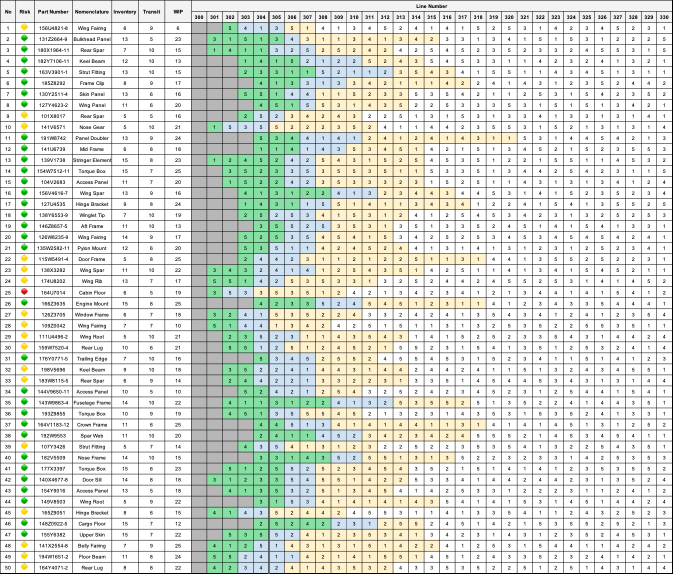
#> input picture lob_diagrams/LN.png, 1345 x 1147 px (shown at 1/2 size)
$ jupyter execute LoB.ipynb
#> lines starting #> are read from the running program, lines starting #| are printed output that depends on the picture
<h1> Line of Balance </h>

<h4> By: Sean Yoon </h4>

<h3>0. Mock Data Generation</h3>

In this section, we will generate mock data for the Line of Balance (LOB) analysis. The mock data consists of 10 unique part_number and 5 unique line_number.

[cell 1]
import csv, random, string
from collections import defaultdict

# ---------- Config ----------
NUM_PARTS   = 150
LINES       = [i for i in range(100, 131)]

# ---------- Part‑number helper ----------
def random_part():
    left  = ''.join(str(random.randint(1,9)) for _ in range(3))
    letter= random.choice(string.ascii_uppercase)
    mid   = ''.join(str(random.randint(1,9)) for _ in range(4))
    suf   = random.randint(1,15)
    return f"{left}{letter}{mid}-{suf}"

def make_unique_parts(n=NUM_PARTS):
#> called with n = 150
    parts=set()
    while len(parts)<n:
        parts.add(random_part())
    return list(parts)

PARTS = make_unique_parts()

# ---------- Reusable qty helpers ----------
rand_demand  = lambda: random.randint(1,5)   # 1‑5 inclusive
rand_supply  = lambda lo,hi: random.randint(lo,hi)

# ---------- 1. Inventory ---------------
def generate_inventory(fn="Inventory.csv"):
#> called with fn = 'Inventory.csv'
    with open(fn,'w',newline='') as f:
        w=csv.writer(f); w.writerow(["part_number","qty"])
        for p in PARTS:
            w.writerow([p, rand_supply(25,45)])
    print("Generated",fn)

# ---------- 2. Company_Line_Demand  (random qty per column) ----------
def generate_boeing_line_demand(filename="Line_Demand.csv"):
    """
    For each part–line combination choose an independent random qty (1-5).
    Result: every column (line) gets its own value; rows are not constant.
    """
#> called with filename = 'Line_Demand.csv'
    rows = []
    for part in PARTS:
        for ln in LINES:
            qty = random.randint(1, 5)      # NEW: random for every column
            rows.append((part, ln, qty))

    # sort for readability: part then line
    rows.sort(key=lambda r: (r[0], r[1]))

    with open(filename, "w", newline="") as f:
        w = csv.writer(f)
        w.writerow(["part_number", "line_number", "qty"])
        w.writerows(rows)

    print(f"Generated {filename}: random demand 1-5 per (part,line)")


# ---------- 3. Suppliers --------------
def generate_suppliers(fn="Supplier.csv"):
    with open(fn,'w',newline='') as f:
        csv.writer(f).writerows([
            ["supplier_id","name"],
            [1,"Supplier A"],
            [2,"Supplier B"],
            [3,"Supplier C"]
        ])
    print("Generated",fn)

# ---------- 4. Shipment Log -----------
def generate_shipment(fn="Supplier_Shipment.csv", rows=150):
#> called with fn = 'Supplier_Shipment.csv', rows = 150
    statuses = ["PACKING", "SHIPPED", "STAGED", "DELIVERED"]
    with open(fn, 'w', newline='') as f:
        w = csv.writer(f)
        w.writerow(["id","supplier_id","part_number","qty","status"])

        # --- guarantee one TRANSIT status per part ---
        idx = 1
        for part in PARTS:
            w.writerow([idx, 1, part, rand_supply(15,40),
                        random.choice(["PACKING","SHIPPED","STAGED"])])
            idx += 1

        # --- extra random rows to reach target ---
        for i in range(idx, rows+1):
            w.writerow([i, ((i-1)%3)+1, random.choice(PARTS),
                         rand_supply(15,40), random.choice(statuses)])
    print("Generated", fn)

# ---------- 5. Production Log ----------
def generate_production(fn="Supplier_Production_Status.csv", rows=150):
#> called with fn = 'Supplier_Production_Status.csv', rows = 150
    statuses = ["FINAL_ASSEMBLY","SUBASSEMBLY","STAGED"]
    with open(fn, 'w', newline='') as f:
        w = csv.writer(f)
        w.writerow(["id","supplier_id","part_number","qty","status"])

        # --- guarantee one WIP status per part ---
        idx = 1
        for part in PARTS:
            w.writerow([idx, 1, part, rand_supply(15,40),
                        random.choice(["FINAL_ASSEMBLY","SUBASSEMBLY"])])
            idx += 1

        # --- extra random rows ---
        for i in range(idx, rows+1):
            w.writerow([i, ((i-1)%3)+1, random.choice(PARTS),
                         rand_supply(15,40), random.choice(statuses)])
    print("Generated", fn)

# ---------- Master runner -------------
def main():
    random.seed()                      # full randomness each run
    generate_inventory()
    generate_boeing_line_demand()
    generate_suppliers()
    generate_shipment()
    generate_production()

if __name__=="__main__":
    main()

First, our line of balance will require databases from our company (Boeing) and suppliers. In the company database, we have two data tables: inventory table and demand table. Inventory table will consist of part number and quantity (qty) in stock. Demand table will consist of part number, line number, and quantity (qty) of each part required for each line.

<h3>1. Environment Setup </h3>

[cell 2]
import pandas as pd
import matplotlib.pyplot as plt
import seaborn as sns

<h3>2. Data Preparation </h3>

Forming tables from the company database and supplier database, which are expected to be in CSV format, into dataframes, allowing to perform data manipulation and analysis using pandas.

[cell 3]
# 1. Inventory data
inventory_df = pd.read_csv("Inventory.csv")  # part_number | qty

# 2. Demand data per production line
demand_df = pd.read_csv("Line_Demand.csv")   # part_number | line_number | qty

# 3. Supplier data
supplier_df = pd.read_csv("Supplier.csv")    # supplier_id | name

# 4. Shipment data (used for WIP if status is PACKING or STAGED)
shipment_df = pd.read_csv("Supplier_Shipment.csv")      # id | supplier_id | part_number | qty | status

# 5. Production status log (used for WIP if status != STAGED)
production_df = pd.read_csv("Supplier_Production_Status.csv")       # id | supplier_id | part_number | qty | status

[cell 4]
inventory_df.rename(columns={'qty': 'inventory'}, inplace=True)
demand_df.rename(columns={'qty': 'demand_qty'}, inplace=True)

To refrain confusion, we renamed 'qty' from inventory and demand tables to 'inventory' and 'demand_qty'.

<h3>3. Grouping 'Transit' and 'WIP'</h3>

In shipment and production data logs, we will sort statuses into 'Transit' and 'WIP' (Work In Progress) tables. Parts with 'PACKING', 'SHIPPED', and 'STAGED' are categorized as 'Transit', while 'FINAL_ASSEMBLY' and 'SUBASSEMBLY' are categorized as 'WIP'. This categorization helps in understanding the flow of parts through the production process.

[cell 5]
shipment_df

[cell 6]
production_df

[cell 7]
# Shipment
transit_df = shipment_df[shipment_df['status'] != 'DELIVERED'].groupby('part_number')['qty'].sum().reset_index(name='transit')

# Production
wip_df = production_df[production_df['status'] != 'STAGED'].groupby('part_number')['qty'].sum().reset_index(name='wip')

[cell 8]
transit_df

[cell 9]
wip_df

<h3>4. Merging Demand, Transit, and WIP to LoB DataFrame</h3>

In this stage, we will merge the demand, transit, and WIP dataframes into a single Line of Balance (LoB) dataframe. This will allow us to have a comprehensive view of the parts required for each line, their current status, and the quantities available.

[cell 10]
# Demand
lob_df = demand_df.copy()
lob_df = lob_df.merge(inventory_df, on='part_number', how='left')
lob_df = lob_df.merge(transit_df, on='part_number', how='left')
lob_df = lob_df.merge(wip_df, on='part_number', how='left')
lob_df['inventory'] = lob_df['inventory'].fillna(0)
lob_df['transit'] = lob_df['transit'].fillna(0)
lob_df['wip'] = lob_df['wip'].fillna(0)

<h3>5. LoB Calculation & Visualization</h3>

[cell 11]
# 1) initial supply
lob_df['initial_supply'] = lob_df['inventory'] + lob_df['transit'] + lob_df['wip']

# 2) sort & reset index
lob_df = lob_df.sort_values(['part_number','line_number'])
lob_df.reset_index(drop=True, inplace=True)

# 3) cumulative demand
lob_df['cum_demand'] = lob_df.groupby('part_number')['demand_qty'].cumsum()

# 4) remaining supply *before* each line
lob_df['prev_demand'] = lob_df.groupby('part_number')['cum_demand'].shift(fill_value=0)
lob_df['remaining_supply'] = lob_df['initial_supply'] - lob_df['prev_demand']

# 5) surplus *after* fulfilling this line
lob_df['surplus'] = lob_df['remaining_supply'] - lob_df['demand_qty']

[cell 12]
lob_df

<h4> Demand table </h4>

[cell 13]
lob_df['line_number'] = lob_df['line_number'].astype(int)
pivot_demand = lob_df.pivot_table(index='part_number', columns='line_number', values='demand_qty', fill_value=0)
pivot_demand

This is our visualization of the Line of Balance (LoB) analysis. We used matplotlib to create a color map that shows the status of each part in the production line. Green indicates that the demand of the line is met with the available inventory. Orange indicates that the demand is partially met, which the demand is greater than the inventory but could be met with the parts in transit. Yellow indicates that the demand is not met with the parts in inventory and transit but with parts in production (WIP). Red indicates that the demand is not met at all, meaning there are no parts available in inventory, transit, or WIP.

[cell 14]
from pathlib import Path
from PIL import Image
import io
import ipywidgets as widgets
from IPython.display import display

# ------------------------------------------
# 1)  Collect
# ------------------------------------------
IMG_DIR = Path("lob_diagrams")

png_files = list(IMG_DIR.glob("*.png")) + list(IMG_DIR.glob("*.PNG"))
img_files = sorted(png_files)

if not img_files:
    raise FileNotFoundError("Nothing found in 'lob_diagrams/'!")

options = {p.stem: p for p in img_files}

# ------------------------------------------
# 2)  Widgets
# ------------------------------------------
PALETTE_SIZE = 1350              #  << palette side in pixels
dd  = widgets.Dropdown(options=options, description="Choose:")
out = widgets.Output()

def make_scroll_box(path: Path) -> widgets.Box:
    """Return a scrollable square palette with a white background."""
    img = Image.open(path).convert("RGBA")         # keep alpha if it exists

    # ── sandwich on white ─────────────────────────────────────────────
    if img.mode == "RGBA":                         # only if there's transparency
        white_bg = Image.new("RGB", img.size, (255, 255, 255))
        white_bg.paste(img, mask=img.split()[3])   # 3 = alpha channel
        img = white_bg                             # now opaque RGB
    # ------------------------------------------------------------------

    buf = io.BytesIO()
    img.save(buf, format="PNG")
    buf.seek(0)
    img_widget = widgets.Image(value=buf.getvalue(), format='png')

    return widgets.Box(
        [img_widget],
        layout=widgets.Layout(
            width = f"{PALETTE_SIZE}px",
            height= f"{PALETTE_SIZE}px",
            overflow_x = "auto",
            overflow_y = "auto",
            border="1px solid #888",
            background="white"       # white palette behind the image
        )
    )


def refresh(change=None):
    out.clear_output(wait=True)
    with out:
        display(make_scroll_box(dd.value))
#> (the call stopped at in make_scroll_box, `img = Image.open(path).convert("RGBA")`: ipywidgets is not available in this run)

dd.observe(refresh, names="value")
refresh()                       # initial render
display(widgets.VBox([dd, out]))

[cell 15]
from pathlib import Path
from PIL import Image as PILImage
from IPython.display import Image as IPyImage, display
import io

def show_png_on_white(folder: str, filename: str):
#> called with folder = 'lob_diagrams', filename = 'LN.png'
    path = Path(folder) / filename
    img  = PILImage.open(path).convert("RGBA")
#> img is the input picture: PIL image 1345x1147 RGBA; mean R, G, B, A 69.3, 74.4, 66, 108.9

    # flatten transparency onto white
    if img.mode == "RGBA":
        white = PILImage.new("RGB", img.size, (255, 255, 255))
#> white: PIL image 1345x1147 RGB; every value is 255
        white.paste(img, mask=img.split()[3])
        img = white

    buf = io.BytesIO()
    img.save(buf, format="PNG")
    display(IPyImage(data=buf.getvalue()))

# render each
show_png_on_white("lob_diagrams", "LN.png")
show_png_on_white("lob_diagrams", "Month.png")
#> call 2 of show_png_on_white, with folder = 'lob_diagrams', filename = 'Month.png'
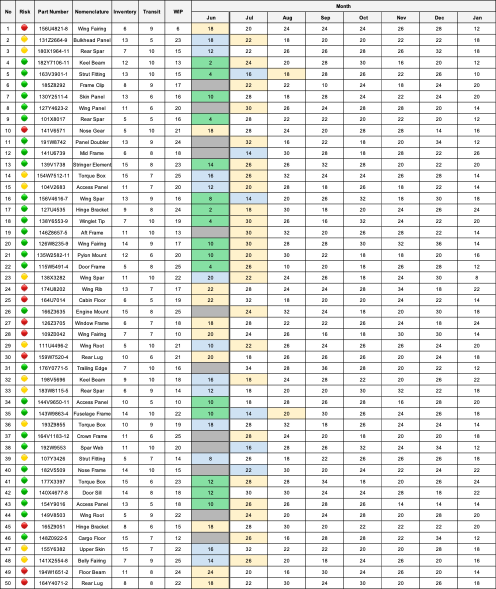
#> input picture lob_diagrams/Month.png, 992 x 1178 px (shown at 1/2 size)
#> in show_png_on_white, img is the input picture: PIL image 992x1178 RGBA; mean R, G, B, A 33.3, 35.4, 31.7, 61.7
#> in show_png_on_white (call 2), `white = PILImage.new("RGB", img.size, (255, 255, 255))`: white: PIL image 992x1178 RGB; every value is 255
show_png_on_white("lob_diagrams", "Week.png")
#> call 3 of show_png_on_white, with folder = 'lob_diagrams', filename = 'Week.png'
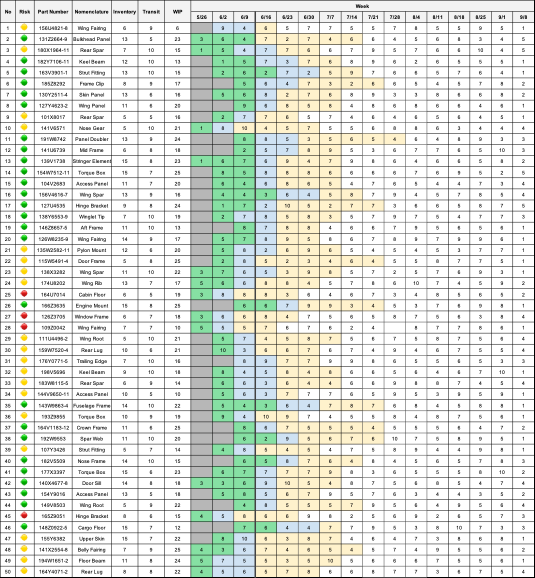
#> input picture lob_diagrams/Week.png, 1069 x 1155 px (shown at 1/2 size)
#> in show_png_on_white, img is the input picture: PIL image 1069x1155 RGBA; mean R, G, B, A 61.6, 66.2, 58.6, 96.3
#> in show_png_on_white (call 3), `white = PILImage.new("RGB", img.size, (255, 255, 255))`: white: PIL image 1069x1155 RGB; every value is 255
